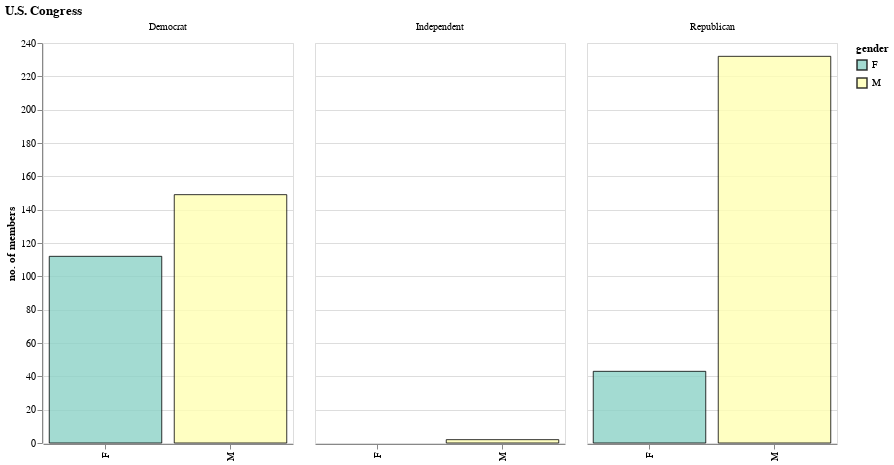
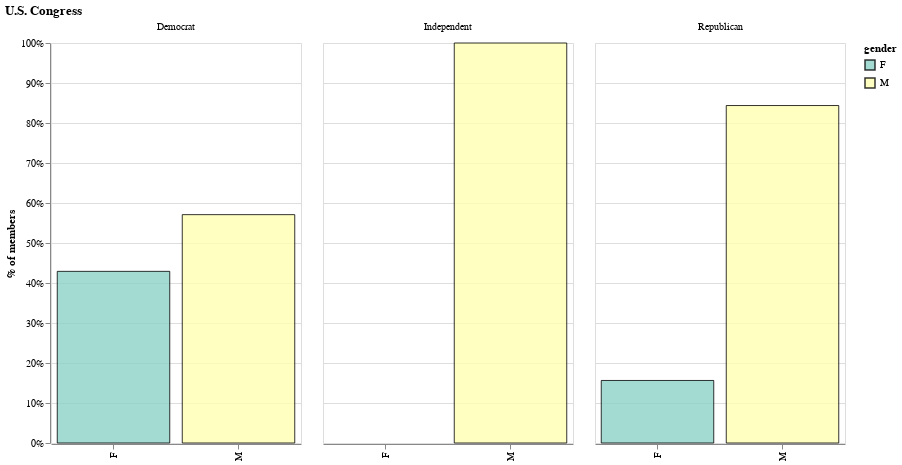

Notebook source saved alongside these figures, in order:
### Markdown cell above
## Gender Breakdown

### Code cell
df_party_gender_agg = (
    df
    .select(
        pl.col('party'),
        pl.col('gender'),
        pl.len().over(['party', 'gender']).alias('count'),
        (pl.len().over(['party', 'gender']) / pl.len().over('party')).alias('percentage'),
    )
    .unique()
)

display(df_party_gender_agg)
chart = alt.Chart(
    df_party_gender_agg,
    title="U.S. Congress",
).mark_bar(
    stroke='black',
    opacity=0.8,
).encode(
    x=alt.X('gender', title=''),
    y=alt.Y('count', title='no. of members'),
    column=alt.Column('party', title=''),
    color=alt.Color('gender', scale=alt.Scale(scheme='set3')),
).properties(
    width=250,
    height=400,
)

percentage_chart = alt.Chart(
    df_party_gender_agg,
    title="U.S. Congress",
).mark_bar(
    stroke='black',
    opacity=0.8,
).encode(
    x=alt.X('gender', title=''),
    y=alt.Y('percentage', title='% of members').axis(format='%'),
    column=alt.Column('party', title=''),
    color=alt.Color('gender', scale=alt.Scale(scheme='set3')),
).properties(
    width=250,
    height=400,
)

chart.show()
percentage_chart.show()

### Figure 1 — Vega-Lite specification as saved in the notebook (floating-point values rounded to 4 significant figures)
{"usermeta": {"embedOptions": {"theme": "latimes"}}, "config": {"view": {"continuousWidth": 300, "continuousHeight": 300}}, "data": {"name": "data-a370f98158c8d935c442a6fbea42050b"}, "mark": {"type": "bar", "opacity": 0.8, "stroke": "black"}, "encoding": {"color": {"field": "gender", "scale": {"scheme": "set3"}, "type": "nominal"}, "column": {"field": "party", "title": "", "type": "nominal"}, "x": {"field": "gender", "title": "", "type": "nominal"}, "y": {"field": "count", "title": "no. of members", "type": "quantitative"}}, "height": 400, "title": "U.S. Congress", "width": 250, "$schema": "https://vega.github.io/schema/vega-lite/v5.20.1.json", "datasets": {"data-a370f98158c8d935c442a6fbea42050b": [{"party": "Republican", "gender": "F", "count": 43, "percentage": 0.1564}, {"party": "Independent", "gender": "M", "count": 2, "percentage": 1.0}, {"party": "Democrat", "gender": "F", "count": 112, "percentage": 0.4291}, {"party": "Democrat", "gender": "M", "count": 149, "percentage": 0.5709}, {"party": "Republican", "gender": "M", "count": 232, "percentage": 0.8436}]}}

### Figure 2 — Vega-Lite specification as saved in the notebook (floating-point values rounded to 4 significant figures)
{"usermeta": {"embedOptions": {"theme": "latimes"}}, "config": {"view": {"continuousWidth": 300, "continuousHeight": 300}}, "data": {"name": "data-a370f98158c8d935c442a6fbea42050b"}, "mark": {"type": "bar", "opacity": 0.8, "stroke": "black"}, "encoding": {"color": {"field": "gender", "scale": {"scheme": "set3"}, "type": "nominal"}, "column": {"field": "party", "title": "", "type": "nominal"}, "x": {"field": "gender", "title": "", "type": "nominal"}, "y": {"axis": {"format": "%"}, "field": "percentage", "title": "% of members", "type": "quantitative"}}, "height": 400, "title": "U.S. Congress", "width": 250, "$schema": "https://vega.github.io/schema/vega-lite/v5.20.1.json", "datasets": {"data-a370f98158c8d935c442a6fbea42050b": [{"party": "Republican", "gender": "F", "count": 43, "percentage": 0.1564}, {"party": "Independent", "gender": "M", "count": 2, "percentage": 1.0}, {"party": "Democrat", "gender": "F", "count": 112, "percentage": 0.4291}, {"party": "Democrat", "gender": "M", "count": 149, "percentage": 0.5709}, {"party": "Republican", "gender": "M", "count": 232, "percentage": 0.8436}]}}
